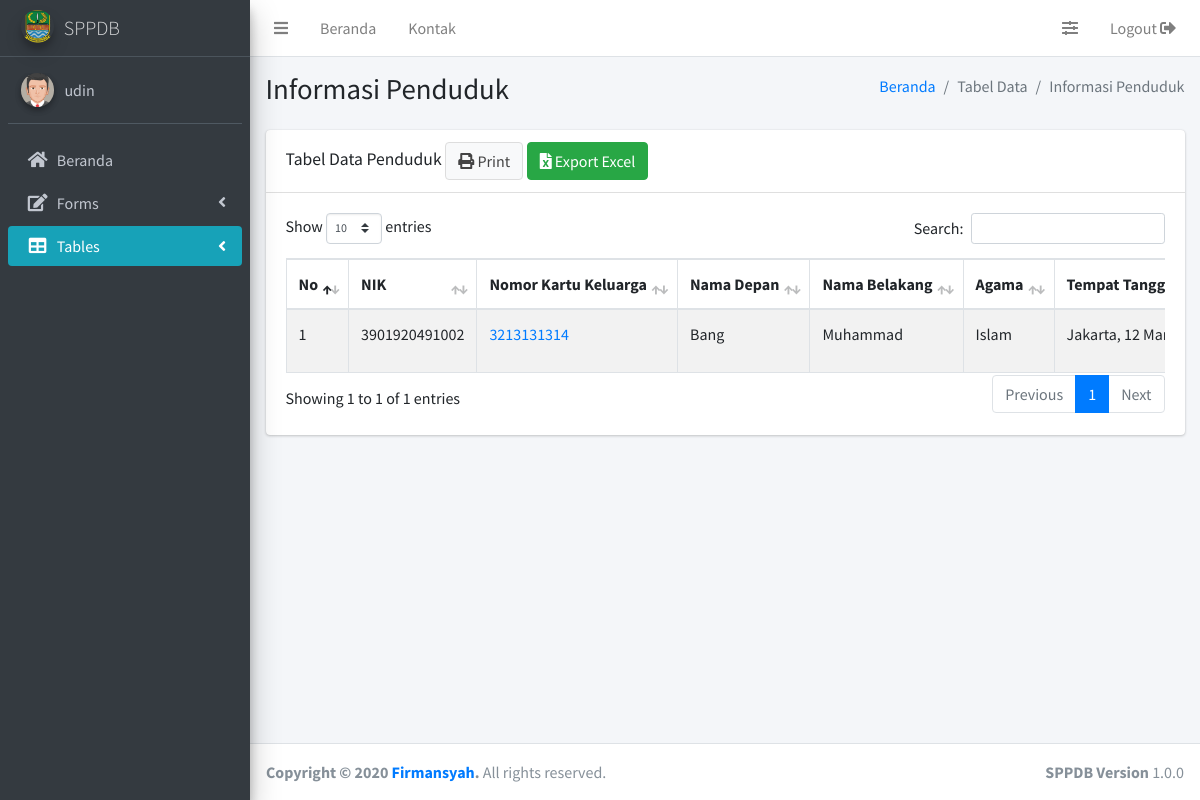
Page /akses/admin/tabel_data_penduduk.php (signed in) on the committed database.
### tables this page shows
CREATE TABLE `penduduk` (
  `id` int(11) NOT NULL,
  `nik` varchar(20) NOT NULL,
  `no_kk` varchar(20) NOT NULL,
  `first_name` varchar(30) NOT NULL,
  `last_name` varchar(20) NOT NULL,
  `agama` varchar(10) NOT NULL,
  `tempat_lahir` varchar(20) NOT NULL,
  `tanggal_lahir` date NOT NULL,
  `tanggal_daftar` date NOT NULL,
  `jenis_kelamin` enum('p','w') NOT NULL,
  `email` varchar(40) NOT NULL,
  `password` varchar(200) NOT NULL,
  `notlp` varchar(14) NOT NULL,
  `akses` varchar(10) NOT NULL
);

### akses/config/library.php (called while the page is built, shortened)
<?php
class Library
{
	public function __construct()
	{
		$host = "localhost";
		$dbname = "sppdb";
		$user = "root";
		$password = "";
		$this->db = new PDO("mysql:host={$host};dbname={$dbname}", $user, $password);
	}
	public function showPenduduk()
	{
		$query = $this->db->prepare("SELECT * FROM penduduk");
		$query->execute();
		$data = $query->fetchAll();
		return $data;
	}
}

### akses/admin/tabel_data_penduduk.php (the view, shortened to what this page needs)
<?php
$username = $_SESSION["nama_admin"];
include('../config/library.php');
$lib = new Library();
$data_penduduk = $lib->showPenduduk();
?>
<!DOCTYPE html>
<html>
<head>
	<link rel="stylesheet" href="../../library/plugins/fontawesome-free/css/all.min.css">
	<link rel="stylesheet" href="https://code.ionicframework.com/ionicons/2.0.1/css/ionicons.min.css">
	<link rel="stylesheet" href="../../library/plugins/datatables-bs4/css/dataTables.bootstrap4.min.css">
	<link rel="stylesheet" href="../../library/plugins/datatables-responsive/css/responsive.bootstrap4.min.css">
	<link rel="stylesheet" href="../../library/dist/css/adminlte.min.css">
</head>
<body class="hold-transition sidebar-mini">
	<div class="wrapper">
		<nav class="main-header navbar navbar-expand navbar-white navbar-light">
			<ul class="navbar-nav">
				<li class="nav-item">
					<a class="nav-link" data-widget="pushmenu" href="#" role="button"><i class="fas fa-bars"></i></a>
				</li>
				<li class="nav-item d-none d-sm-inline-block">
					<a href="home.php" class="nav-link">Beranda</a>
				</li>
				<li class="nav-item d-none d-sm-inline-block">
					<a href="contacts.php" class="nav-link">Kontak</a>
				</li>
			</ul>
			<ul class="navbar-nav ml-auto">
				<li class="nav-item">
					<a class="nav-link" data-widget="control-sidebar" data-slide="true" href="#" role="button">
						<i class="fas fa-sliders-h"></i>
					</a>
				</li>
				<li class="nav-item">
					<a class="nav-link" href="../config/logout.php" role="button">
						Logout <i class="fas fa-sign-out-alt"></i>
					</a>
				</li>
			</ul>
		</nav>
		<aside class="main-sidebar sidebar-dark-primary elevation-4">
			<a href="home.php" class="brand-link">
				<img src="../../library/dist/img/logoNav.png" alt="SPPDB Logo" class="brand-image img-circle elevation-3" style="opacity: .8">
				<span style="margin-left:2px" class="brand-text font-weight-light">SPPDB</span>
			</a>
			<?php
			if ($jk = $_SESSION["jenis_kelamin"] == 'p') {
				$ava = '<img src="../../library/dist/img/avatar5.png" class="img-circle elevation-2" alt="User Image">';
			} else {
				$ava = '<img src="../../library/dist/img/avatar2.png" class="img-circle elevation-2" alt="User Image">';
			}
			?>
			<div class="sidebar">
				<div class="user-panel mt-3 pb-3 mb-3 d-flex">
					<div class="image">
						<?php echo $ava; ?>
					</div>
					<div class="info">
						<a href="#" class="d-block"><?php echo $username; ?></a>
					</div>
				</div>
				<nav class="mt-2">
					<ul class="nav nav-pills nav-sidebar flex-column" data-widget="treeview" role="menu" data-accordion="false">
						<li class="nav-item">
							<a href="home.php" class="nav-link">
								<i class="nav-icon fas fa-home"></i>
								<p>
									Beranda
								</p>
							</a>
						</li>
						<li class="nav-item has-treeview">
							<a href="#" class="nav-link">
								<i class="nav-icon fas fa-edit"></i>
								<p>
									Forms
									<i class="fas fa-angle-left right"></i>
								</p>
							</a>
						</li>
						<li class="nav-item has-treeview">
							<a href="#" class="nav-link bg-cyan">
								<i class="nav-icon fas fa-table"></i>
								<p>
									Tables <i class="fas fa-angle-left right"></i>
								</p>
							</a>
						</li>
					</ul>
				</nav>
			</div>
		</aside>
		<div class="content-wrapper">
			<section class="content-header">
				<div class="container-fluid">
					<div class="row mb-2">
						<div class="col-sm-6">
							<h1>Informasi Penduduk</h1>
						</div>
						<div class="col-sm-6">
							<ol class="breadcrumb float-sm-right">
								<li class="breadcrumb-item"><a href="#">Beranda</a></li>
								<li class="breadcrumb-item active">Tabel Data</li>
								<li class="breadcrumb-item active">Informasi Penduduk</li>
							</ol>
						</div>
					</div>
				</div>
			</section>
			<section class="content">
				<div class="container-fluid">
					<div class="row">
						<div class="col-12">
							<div class="card">
								<div class="card-header">
									<h3 class="card-title">Tabel Data Penduduk <a target="_blank" href='print_data_penduduk.php' class='btn btn-default'><i class='fa fa-print'></i> Print</a> <a href='javascript:exportData()' class='btn btn-success'><i class='fas fa-file-excel'></i> Export Excel</a></h3>
								</div>
								<div class="card-body">
									<div style="overflow-x:auto;" class="table-responsive">
										<table id="dtHorizontalVerticalExample" class="table table-bordered table-striped" cellspacing="0" width="100%">
											<thead>
												<tr>
													<th>No</th>
													<th>NIK</th>
													<th>Nomor Kartu Keluarga</th>
													<th>Nama Depan</th>
													<th>Nama Belakang</th>
													<th>Agama</th>
													<th>Tempat Tanggal Lahir</th>
												</tr>
											</thead>
											<tbody>
												<?php
												$no = 1;
												foreach ($data_penduduk as $row) {
													$tgl_format1 = $row['tanggal_lahir'];
													$tgl_format2 = date("d F Y", strtotime($tgl_format1));
													if ($row['no_kk'] == 'Empty') {
														$no_kk = "<font color='red'>Empty</font>";
													} else {
														$no_kk = "<a href='#'>" . $row['no_kk'] . "</a>";
													}
													echo "<tr>";
													echo "<td>" . $no . "</td>";
													echo "<td>" . $row['nik'] . "</td>";
													echo "<td>" . $no_kk . "</td>";
													echo "<td>" . $row['first_name'] . "</td>";
													echo "<td>" . $row['last_name'] . "</td>";
													echo "<td>" . $row['agama'] . "</td>";
													echo "<td>" . $row['tempat_lahir'] . ", " . $tgl_format2 . "</td>";
													echo "</tr>";
													$no++;
												}
												?>
											</tbody>
										</table>
									</div>
								</div>
							</div>
						</div>
					</div>
				</div>
			</section>
		</div>
		<footer class="main-footer">
			<div class="float-right d-none d-sm-block">
				<b>SPPDB Version</b> 1.0.0
			</div>
			<strong>Copyright &copy; 2020 <a href="http://firmansyah.kel4.xyz">Firmansyah</a>.</strong> All rights reserved.
		</footer>
	</div>
</body>
</html>

### akses/admin/tabel_data_penduduk.php (style rules this page uses)
#dtHorizontalVerticalExample th, td { white-space: nowrap; }
table.dataTable thead .sorting:after, table.dataTable thead .sorting:before, table.dataTable thead .sorting_asc:after, table.dataTable thead .sorting_asc:before, table.dataTable thead .sorting_asc_disabled:after, table.dataTable thead .sorting_asc_disabled:before, table.dataTable thead .sorting_desc:after, table.dataTable thead .sorting_desc:before, table.dataTable thead .sorting_desc_disabled:after, table.dataTable thead .sorting_desc_disabled:before { bottom: .5em; }

### rows in the picture
penduduk: nik "3901920491002", no_kk "3213131314", first_name "Bang", last_name "Muhammad", agama "Islam", tempat_lahir "Jakarta", tanggal_lahir "12…"

### other values in the picture
$username "udin"
